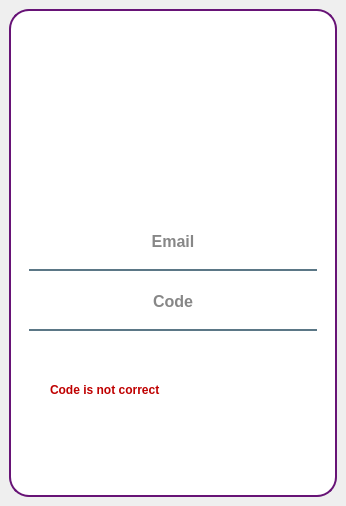
<?xml version="1.0" encoding="UTF-8"?>
<ui version="4.0">
 <class>Forgot</class>
 <widget class="QMainWindow" name="Forgot">
  <property name="geometry">
   <rect>
    <x>0</x>
    <y>0</y>
    <width>346</width>
    <height>506</height>
   </rect>
  </property>
  <property name="windowTitle">
   <string>MainWindow</string>
  </property>
  <widget class="QWidget" name="centralwidget">
   <layout class="QVBoxLayout" name="verticalLayout_4">
    <item>
     <widget class="QFrame" name="input_fields_frame">
      <property name="minimumSize">
       <size>
        <width>0</width>
        <height>0</height>
       </size>
      </property>
      <property name="maximumSize">
       <size>
        <width>400</width>
        <height>500</height>
       </size>
      </property>
      <property name="styleSheet">
       <string notr="true">QFrame{
	
	background-color: rgb(255, 255, 255);
border:2px solid rgb(103, 19, 118);
border-radius: 20px; 
 }





</string>
      </property>
      <property name="frameShape">
       <enum>QFrame::StyledPanel</enum>
      </property>
      <property name="frameShadow">
       <enum>QFrame::Raised</enum>
      </property>
      <layout class="QVBoxLayout" name="verticalLayout_5">
       <item>
        <widget class="QFrame" name="frame_5">
         <property name="maximumSize">
          <size>
           <width>16777215</width>
           <height>40</height>
          </size>
         </property>
         <property name="styleSheet">
          <string notr="true">border:None;
border-radius: None; </string>
         </property>
         <property name="frameShape">
          <enum>QFrame::StyledPanel</enum>
         </property>
         <property name="frameShadow">
          <enum>QFrame::Raised</enum>
         </property>
         <widget class="QPushButton" name="btn_close">
          <property name="geometry">
           <rect>
            <x>260</x>
            <y>0</y>
            <width>31</width>
            <height>31</height>
           </rect>
          </property>
          <property name="styleSheet">
           <string notr="true">
QPushButton:hover{
	
	background-color: rgb(234, 234, 234);
}
</string>
          </property>
          <property name="text">
           <string/>
          </property>
          <property name="icon">
           <iconset resource="traffic.qrc">
            <normaloff>:/icons/icons/x.svg</normaloff>:/icons/icons/x.svg</iconset>
          </property>
          <property name="iconSize">
           <size>
            <width>30</width>
            <height>30</height>
           </size>
          </property>
         </widget>
        </widget>
       </item>
       <item>
        <widget class="QFrame" name="profile_icon_frame">
         <property name="minimumSize">
          <size>
           <width>100</width>
           <height>100</height>
          </size>
         </property>
         <property name="maximumSize">
          <size>
           <width>300</width>
           <height>300</height>
          </size>
         </property>
         <property name="styleSheet">
          <string notr="true">background-color:rgb(255, 255, 255);
background-image: url(:/icons/icons/login_icon.png);
background-repeat:no-repeat;
background-position: center;
border :solid  none
</string>
         </property>
         <property name="frameShape">
          <enum>QFrame::StyledPanel</enum>
         </property>
         <property name="frameShadow">
          <enum>QFrame::Raised</enum>
         </property>
        </widget>
       </item>
       <item>
        <widget class="QFrame" name="frame_2">
         <property name="styleSheet">
          <string notr="true">border:None;
border-radius: None;</string>
         </property>
         <property name="frameShape">
          <enum>QFrame::StyledPanel</enum>
         </property>
         <property name="frameShadow">
          <enum>QFrame::Raised</enum>
         </property>
         <layout class="QVBoxLayout" name="verticalLayout_3">
          <item>
           <widget class="QLineEdit" name="email_line">
            <property name="minimumSize">
             <size>
              <width>200</width>
              <height>50</height>
             </size>
            </property>
            <property name="font">
             <font>
              <pointsize>12</pointsize>
              <weight>75</weight>
              <bold>true</bold>
             </font>
            </property>
            <property name="styleSheet">
             <string notr="true">padding-bottom:7px;
border:None;
background-color: rgba(0,0,0,0);
border-bottom: 2px solid rgba(46,82,101,200); 
color:rgba(0,0,0,240);
</string>
            </property>
            <property name="alignment">
             <set>Qt::AlignCenter</set>
            </property>
            <property name="placeholderText">
             <string>Email</string>
            </property>
           </widget>
          </item>
          <item>
           <widget class="QLineEdit" name="code_line">
            <property name="minimumSize">
             <size>
              <width>200</width>
              <height>50</height>
             </size>
            </property>
            <property name="font">
             <font>
              <pointsize>12</pointsize>
              <weight>75</weight>
              <bold>true</bold>
             </font>
            </property>
            <property name="styleSheet">
             <string notr="true">padding-bottom:7px;
border:None;
background-color: rgba(0,0,0,0);
border-bottom: 2px solid rgba(46,82,101,200); 
color:rgba(0,0,0,240);</string>
            </property>
            <property name="echoMode">
             <enum>QLineEdit::Normal</enum>
            </property>
            <property name="alignment">
             <set>Qt::AlignCenter</set>
            </property>
            <property name="placeholderText">
             <string>Code</string>
            </property>
           </widget>
          </item>
         </layout>
        </widget>
       </item>
       <item>
        <widget class="QFrame" name="frame">
         <property name="styleSheet">
          <string notr="true">QFrame{
	border:none;
}
</string>
         </property>
         <property name="frameShape">
          <enum>QFrame::StyledPanel</enum>
         </property>
         <property name="frameShadow">
          <enum>QFrame::Raised</enum>
         </property>
         <layout class="QVBoxLayout" name="verticalLayout">
          <property name="leftMargin">
           <number>30</number>
          </property>
          <property name="rightMargin">
           <number>30</number>
          </property>
          <item>
           <widget class="QLabel" name="login_erorr">
            <property name="font">
             <font>
              <pointsize>9</pointsize>
              <weight>75</weight>
              <bold>true</bold>
             </font>
            </property>
            <property name="styleSheet">
             <string notr="true">color: rgb(191, 0, 0);</string>
            </property>
            <property name="text">
             <string>Code is not correct</string>
            </property>
           </widget>
          </item>
          <item>
           <widget class="QPushButton" name="btn_sencode">
            <property name="minimumSize">
             <size>
              <width>150</width>
              <height>50</height>
             </size>
            </property>
            <property name="font">
             <font>
              <pointsize>12</pointsize>
              <weight>75</weight>
              <bold>true</bold>
             </font>
            </property>
            <property name="styleSheet">
             <string notr="true">QPushButton{
	background-color: qlineargradient(spread:pad,x1:0, y1:0.505682,x2:1,y2:0.477,stop:0 rgba(11,131,120.219),stop:1 rgna(85,98,112,226));
	color:rgba(255,255,255,210);
	border-radius:15px;

}
QPushButton:hover{
	background-color: qlineargradient(spread:pad,x1:0, y1:0.505682,x2:1,y2:0.477,stop:0 rgba(11,123,111.219),stop:1 rgna(85,81,84,226));
}
QPushButton:pressed{
	padding-left:5px;
	padding-top:5px;
	background-color:rgba(150,123,111,255);
}</string>
            </property>
            <property name="text">
             <string>Send code</string>
            </property>
           </widget>
          </item>
         </layout>
        </widget>
       </item>
      </layout>
     </widget>
    </item>
   </layout>
  </widget>
 </widget>
 <resources>
  <include location="traffic.qrc"/>
 </resources>
 <connections/>
</ui>
